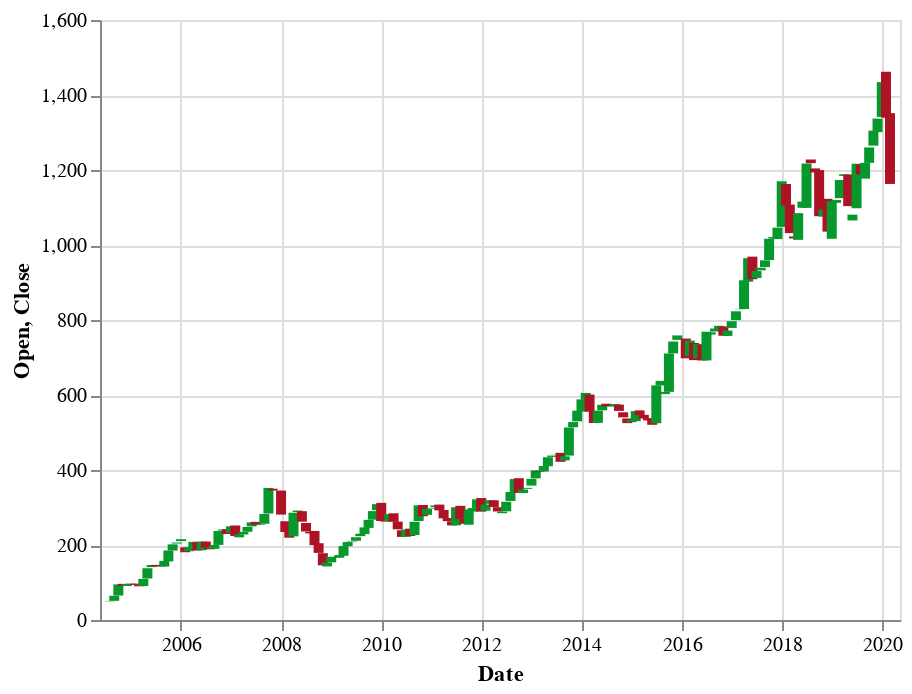

Notebook code for this chart:
### Code cell
chart

### Figure 1 — Vega-Lite specification as saved in the notebook (floating-point values rounded to 4 significant figures; data arrays with more than 128 entries replaced by an {"elided": "..."} marker saying what was removed)
{"config": {"view": {"continuousWidth": 400, "continuousHeight": 300}}, "data": {"name": "data-1dc82c21570aac12442ecd6e1bb379ac"}, "mark": "bar", "encoding": {"color": {"condition": {"value": "#06982d", "test": "datum.Open <= datum.Close"}, "value": "#ae1325"}, "x": {"type": "temporal", "field": "Date"}, "y": {"type": "quantitative", "field": "Open"}, "y2": {"field": "Close"}}, "selection": {"selector002": {"type": "interval", "bind": "scales", "encodings": ["x", "y"]}}, "$schema": "https://vega.github.io/schema/vega-lite/v4.0.2.json", "datasets": {"data-1dc82c21570aac12442ecd6e1bb379ac": {"elided": "188 records"}}}
